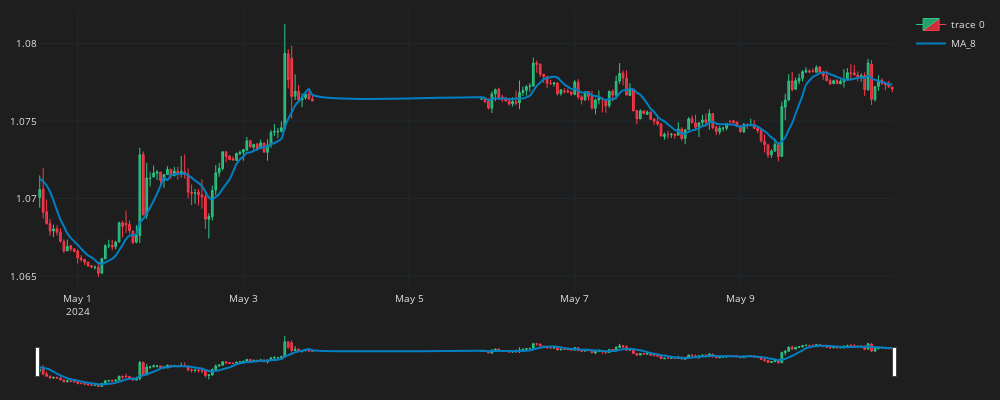

Notebook source saved alongside this figure:
### Markdown cell above
Para un solo MA pusar el siguiente codigo

### Code cell
fig = go.Figure()
fig.add_trace(go.Candlestick(
    x=df_plot.time, open=df_plot.mid_o, high=df_plot.mid_h, low=df_plot.mid_l, close=df_plot.mid_c,
    line=dict(width=1), opacity=1,
    increasing_fillcolor = "#24A06B",
    decreasing_fillcolor = "#CC2E3C",
    increasing_line_color = "#2EC886",
    decreasing_line_color = "#FF3A4C"
))
fig.add_trace(go.Scatter(x=df_plot['time'],
                         y = df_plot['MA_8'],
                         line=dict(color="#027FC3", width=2),
                         line_shape = 'spline',
                         name='MA_8'
                         ))
fig.update_layout(width=1000, height=400,
                  margin=dict(l=10, r=10, b=10, t=10),
                  font = dict(size=10, color="#e1e1e1"),
                  paper_bgcolor = "#1e1e1e",
                  plot_bgcolor =  "#1e1e1e",
                  )
fig.update_xaxes(
    gridcolor = "#1f292f",
    showgrid=True, fixedrange=True, rangeslider=dict(visible=True)
)
fig.update_yaxes(
    gridcolor = "#1f292f",
    showgrid=True,
)

fig.show()

### Figure 1 — Plotly figure (JSON) as saved in the notebook; plotly's stock layout.template omitted (floating-point values rounded to 4 significant figures; data arrays with more than 128 entries replaced by an {"elided": "..."} marker saying what was removed)
{"data": [{"close": {"elided": "200 float values"}, "decreasing": {"fillcolor": "#CC2E3C", "line": {"color": "#FF3A4C"}}, "high": {"elided": "200 float values"}, "increasing": {"fillcolor": "#24A06B", "line": {"color": "#2EC886"}}, "line": {"width": 1}, "low": {"elided": "200 float values"}, "opacity": 1, "open": {"elided": "200 float values"}, "type": "candlestick", "x": {"elided": "200 str values"}}, {"line": {"color": "#027FC3", "shape": "spline", "width": 2}, "name": "MA_8", "type": "scatter", "x": {"elided": "200 str values"}, "y": {"elided": "200 float values"}}], "layout": {"font": {"color": "#e1e1e1", "size": 10}, "height": 400, "margin": {"b": 10, "l": 10, "r": 10, "t": 10}, "paper_bgcolor": "#1e1e1e", "plot_bgcolor": "#1e1e1e", "width": 1000, "xaxis": {"fixedrange": true, "gridcolor": "#1f292f", "rangeslider": {"visible": true}, "showgrid": true}, "yaxis": {"gridcolor": "#1f292f", "showgrid": true}}}
